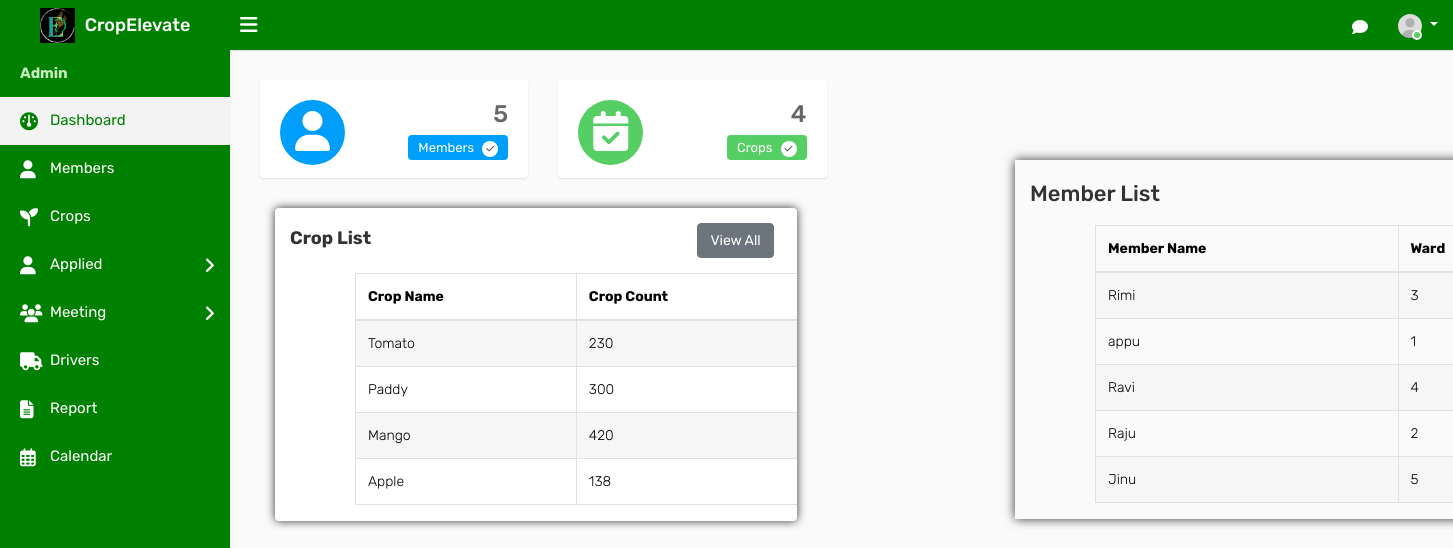
Page /adindex on the committed database.
### ceapp/models.py (models this page shows, shortened)
class Crop(models.Model):
    Namec = models.CharField(max_length=100)
    des = models.TextField()
    start_date = models.DateField(null=True, blank=True)
    end_date = models.DateField(null=True, blank=True)
    count = models.PositiveIntegerField(default=0)
    crop_photo = models.ImageField(upload_to='crop_photos/', blank=True, null=True)
    is_active = models.BooleanField(default=True)
    created_at = models.DateTimeField(auto_now_add=True)
    current = models.BooleanField(default=False)

class Member(models.Model):
    user = models.ForeignKey(CustomUser, on_delete=models.CASCADE, blank=True, null=True)
    Name = models.CharField(max_length=100,null=True, blank=True)
    email = models.EmailField(max_length=100,null=True, blank=True)
    admin_set_password = models.CharField(max_length=128, blank=True, null=True)
    dob = models.CharField(max_length=100,null=True, blank=True)
    address = models.TextField()
    district= models.CharField(max_length=100,null=True, blank=True)
    taluk = models.CharField(max_length=255, null=True, blank=True)
    Panchayat = models.CharField(max_length=100,null=True, blank=True)
    wardname = models.CharField(max_length=100,null=True, blank=True)
    wardno = models.IntegerField(max_length=100,null=True, blank=True)
    postal = models.IntegerField()
    phone = models.IntegerField()
    bio=models.TextField()
    profile_photo = models.ImageField(upload_to='profile_photos/', blank=True, null=True)
    amob = models.IntegerField(max_length=100,null=True, blank=True)
    aemail = models.CharField(max_length=255, null=True, blank=True)
    degree = models.CharField(max_length=255, null=True, blank=True)
    institution = models.CharField(max_length=255, null=True,blank=True)
    reset_password = models.CharField(max_length=128, null=True, blank=True)  # New field for reset password
    is_active = models.BooleanField(default=True)

### ceapp/views.py (the view)
# urls.py: path('adindex',views.adindex,name='adindex'),
def adindex(request):
    me = Member.objects.all()
    me_count = me.count()
    c=Crop.objects.all()
    c_count=c.count()
    crops = Crop.objects.all()
    approval = ApplyCrop.objects.all()
    approval_count = approval.count()
    context = {'me': me, 'me_count': me_count,'c':c, 'c_count':c_count,'crops': crops ,'approval':approval,'approval_count':approval_count}
    return render(request, 'admintemp/adindex.html', context)

### templates/admintemp/adindex.html (shortened to what this page needs)
{% load static %}
<!DOCTYPE html>
<html lang="en">
<head>
    <link rel="stylesheet" type="text/css" href="{% static 'assets/css/bootstrap.min.css' %}">
    <link rel="stylesheet" type="text/css" href="{% static 'assets/css/font-awesome.min.css' %}">
    <link rel="stylesheet" type="text/css" href="{% static 'assets/css/style.css' %}">
    <link rel="stylesheet" href="https://cdnjs.cloudflare.com/ajax/libs/font-awesome/6.2.0/css/all.min.css">
</head>
<body>
    <div class="main-wrapper">
        <div class="header">
			<div class="header-left">
				<a href="{% url 'adindex' %}" class="logo">
					<img src="{% static 'assets/img/adminlogo1.png' %}" width="35" height="35" alt=""> <span>CropElevate</span>
				</a>
			</div>
			<a id="toggle_btn" href="javascript:void(0);"><i class="fa fa-bars"></i></a>
            <ul class="nav user-menu float-right">
                <li class="nav-item dropdown d-none d-sm-block">
                    <a href="javascript:void(0);" id="open_msg_box" class="hasnotifications nav-link"><i class="fa fa-comment-o"></i> </a>
                </li>
                <li class="nav-item dropdown has-arrow">
                    <a href="#" class="dropdown-toggle nav-link user-link" data-toggle="dropdown">
                        <span class="user-img">
							<img class="rounded-circle" src="{% static 'assets/img/user.jpg' %}" width="24" alt="Admin">
							<span class="status online"></span>
						</span>
                    </a>
                </li>
            </ul>
        </div>
        <div class="sidebar" id="sidebar">
            <div class="sidebar-inner slimscroll">
                <div id="sidebar-menu" class="sidebar-menu">
                    <ul>
                        <li class="menu-title" style="color:#c9edbe; font-weight:bold;">Admin</li>
                        <li class="active">
                            <a href="{% url 'adindex' %}"><i class="fa fa-dashboard"></i> <span>Dashboard</span></a>
                        </li>
						<li>
                            <a href="{% url 'admember' %}" id="memind"><i class="fa fa-user"></i> <span>Members</span></a>
                        </li>
                        <li>
                            <a href="{% url 'adcrop' %}" id="cid"><i class="fas fa-seedling fa-2x"></i> <span>Crops</span></a>
                        </li>
                        <li class="submenu green-background">
                            <a href="#"><i class="fa fa-user"></i> Applied <span class="menu-arrow"></span></a>
                        </li>
                         <li class="submenu green-background">
                            <a href="#" id="met"><i class="fas fa-users fa-2x"></i>  Meeting<span class="menu-arrow"></span></a>
                        </li>
                        <li>
                            <a href="{% url 'addriver' %}"><i class="fas fa-truck"></i> <span>Drivers</span></a>
                        </li>
                        <li>
                            <a href="{% url 'adreport' %}"><i class="fas fa-file-text"></i>
                            </i> <span>Report</span></a>
                        </li>
                        <li>
                            <a href="{% url 'adcalendar' %}"><i class="far fa-calendar-alt fa-2x"></i>
                                <span>Calendar</span></a>
                        </li>
                    </ul>
                </div>
            </div>
        </div>
        <div class="page-wrapper">
            <div class="content">
                <div class="row">
                    <div class="col-md-6 col-sm-6 col-lg-6 col-xl-3">
                        <div class="dash-widget">
							<span class="dash-widget-bg1"><i class="fa fa-user-o" aria-hidden="true"></i></span>
							<div class="dash-widget-info text-right">
								<h3>{{me_count}}</h3>
								<span class="widget-title1">Members <i class="fa fa-check" aria-hidden="true"></i></span>
							</div>
                        </div>
                    </div>
                    <div class="col-md-6 col-sm-6 col-lg-6 col-xl-3">
                        <div class="dash-widget">
                            <span class="dash-widget-bg2"><i class="fa fa-calendar-check-o"></i></span>
                            <div class="dash-widget-info text-right">
                                <h3>{{c_count}}</h3>
                                <span class="widget-title2">Crops <i class="fa fa-check" aria-hidden="true"></i></span>
                            </div>
                        </div>
                    </div>
					</div>
                    <div class="col-12 col-md-6 col-lg-8 col-xl-8">
                        <div class="card">
                            <div class="card-header">
                                <h4 class="card-title d-inline-block" style="font-weight:bold;">Crop List</h4>
                                <a href="{% url 'adcrop' %}" class="btn btn-secondary float-right mr-2">View All</a>
                            </div>
                            <div class="table-responsive ml-auto">
                                <table class="table table-bordered table-striped">
                                    <thead>
                                        <tr>
                                            <th>Crop Name</th>
                                            <th>Crop Count</th>
                                        </tr>
                                    </thead>
                                    <tbody>
                                        {% for crop in crops %}
                                        <tr>
                                            <td>{{ crop.Namec }}</td>
                                            <td>{{ crop.count }}</td>
                                        </tr>
                                        {% endfor %}
                                    </tbody>
                                </table>
                            </div>
                        </div>
                    </div>
    </div>
</div>
<div class="col-12 col-md-6 col-lg-6 col-xl-6">
    <div class="card2">
        <div class="card2-header"><br>
            <h4 class="card-title d-inline-block" style="margin-left:15px; font-size:22px;">Member List</h4>
        </div>
        <div class="table-responsive ml-auto">
            <table class="table table-bordered table-striped">
                <thead>
                    <tr>
                        <th>Member Name</th>
                        <th>Ward</th>
                    </tr>
                </thead>
                <tbody>
                    {% for member in me %}
                    <tr>
                        <td>{{ member.Name }}</td>
                        <td>{{ member.wardno }}</td>
                    </tr>
                    {% endfor %}
                </tbody>
            </table>
        </div>
    </div>
    </div>
</div>
</body>
</html>

### rows in the picture
Crop: Namec "Tomato", count "230"
Crop: Namec "Paddy", count "300"
Crop: Namec "Mango", count "420"
Crop: Namec "Apple", count "138"
Member: Name "Rimi", wardno "3"
Member: Name "appu", wardno "1"
Member: Name "Ravi", wardno "4"
Member: Name "Raju", wardno "2"
Member: Name "Jinu", wardno "5"

### other values in the picture
{{ me_count }} "5"
{{ c_count }} "4"
